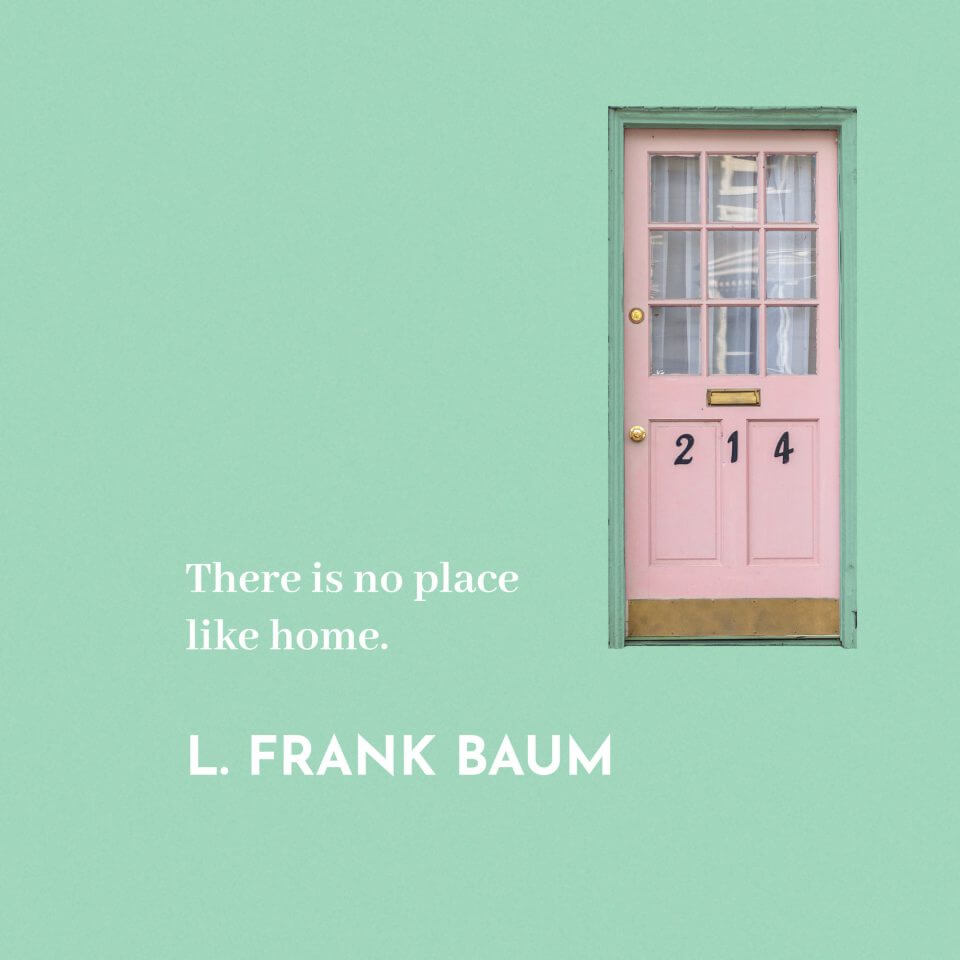
#> input picture Libraries/OCR/Sample_quote.jpg, 960 x 960 px
$ jupyter execute --allow-errors 'OCR using Pytesseract .ipynb'
#> lines starting #> are read from the running program, lines starting #| are printed output that depends on the picture; after the words box and inside, x2 and y2 are one past the last pixel; in counts of white or black regions, pixels touching at a corner belong together
#> further down, img is the input picture: shape (960, 960, 3); mean B, G, R 185.7, 208.1, 164.8
### Libraries/OCR/PyTesseract/pytesseract.py
# pip install pytesseract
# pip install opencv-python

import cv2
import pytesseract


def greyscale(image):
    return cv2.cvtColor(image, cv2.COLOR_BGR2GRAY)
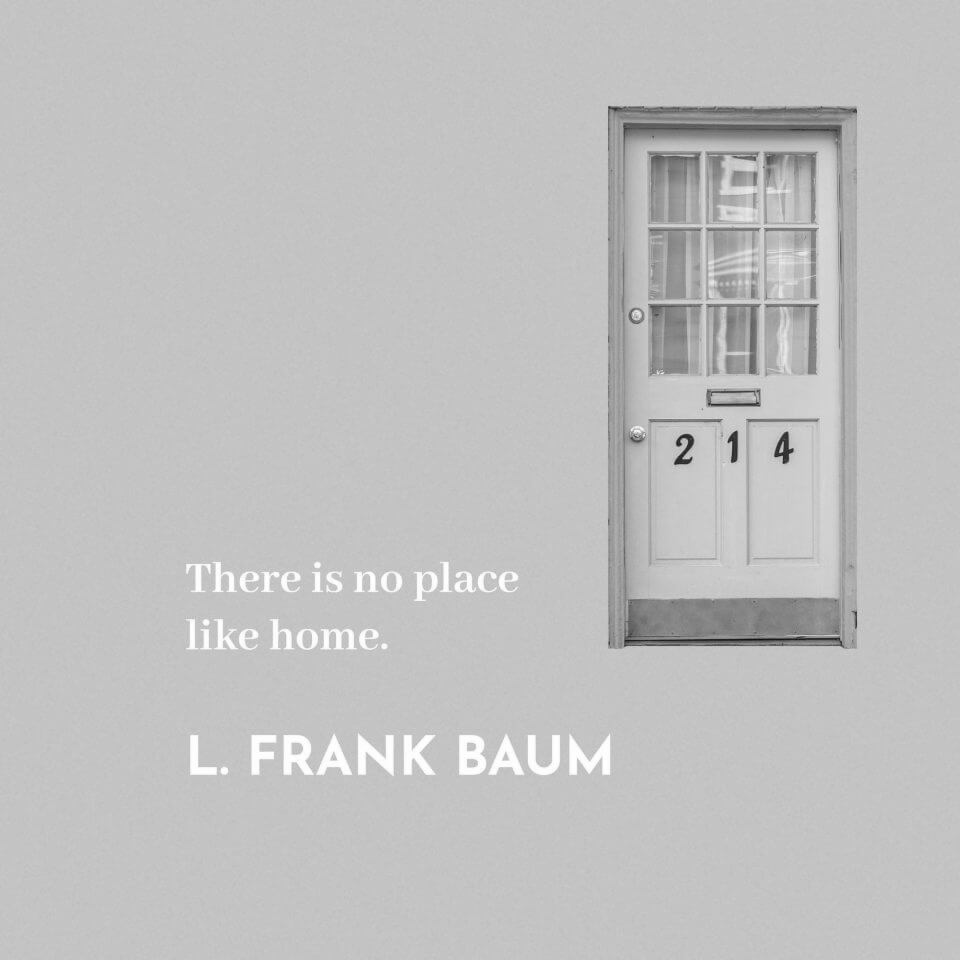
#> returned value: shape (960, 960); min 13, max 255, mean 192.6


def threshold(image):
    return cv2.threshold(image, 0, 255, cv2.THRESH_BINARY + cv2.THRESH_OTSU)[1]
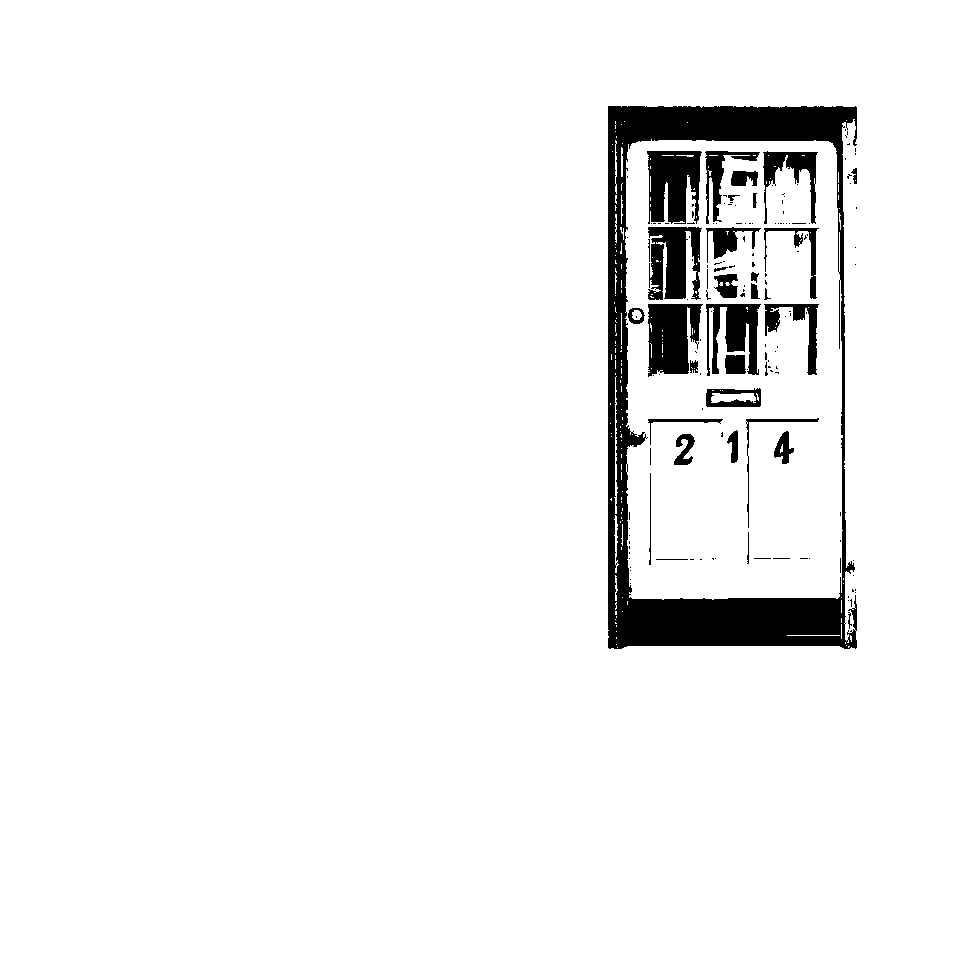
#> returned value: shape (960, 960); 94.5% white; 154 black regions (119 under 20 px), largest, box (x1, y1, x2, y2) and area: (608, 106, 857, 649) 29796, (647, 151, 702, 224) 3064, (648, 304, 703, 377) 3024


def blur(image):
    return cv2.medianBlur(image, 5)
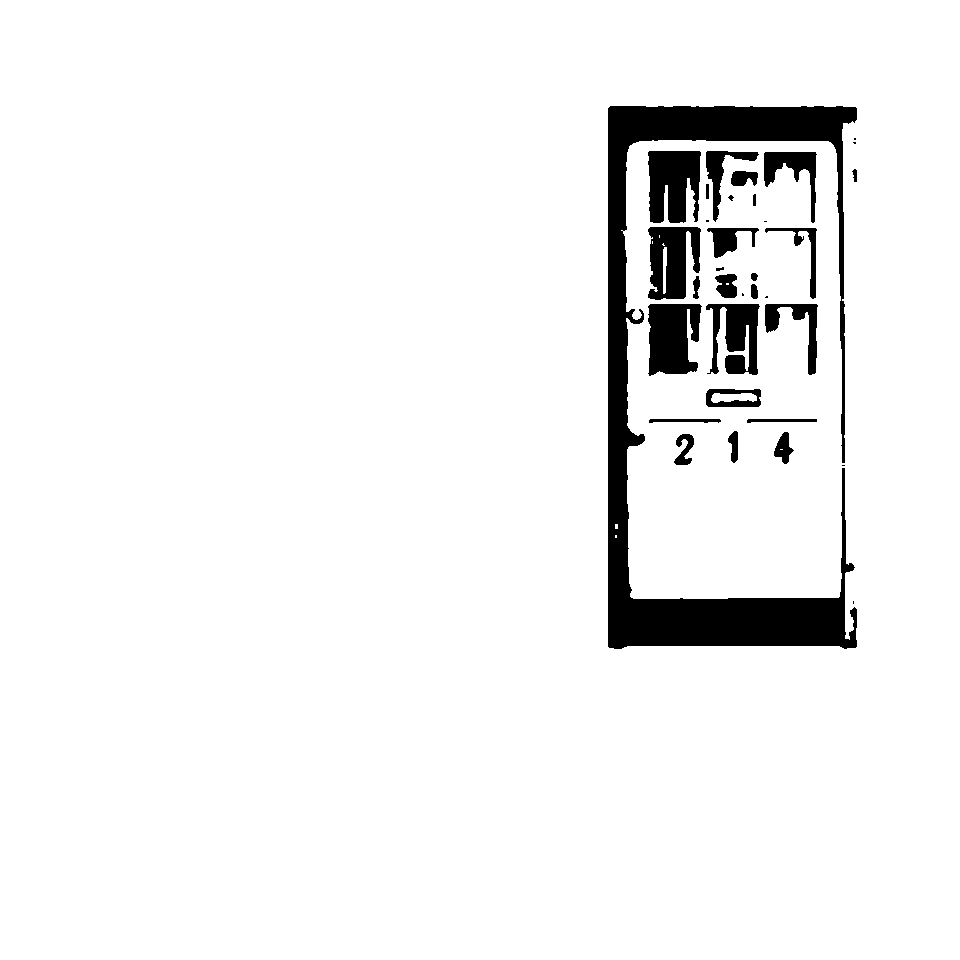
#> returned value: shape (960, 960); 94.5% white; 34 black regions (8 under 20 px), largest, box (x1, y1, x2, y2) and area: (608, 106, 857, 649) 30944, (648, 151, 701, 223) 3114, (648, 304, 702, 376) 3113


img = cv2.imread('Sample_quote.jpg')
img_grey = greyscale(img)
img_thresh = threshold(img_grey)
img_noise = blur(img_thresh)
print(pytesseract.image_to_string(img))

### Libraries/OCR/OCR using Pytesseract .ipynb
#> (a cell that did not finish here is left out)

[cell 2]
import cv2
#> (the rest of this cell did not finish here and is left out)

#> (a cell that did not finish here is left out)

[cell 4]
img = cv2.imread('Sample_quote.jpg')

[cell 5]
img_grey = cv2.cvtColor(img, cv2.COLOR_BGR2GRAY)

[cell 6]
img_thres = cv2.threshold(img_grey, 0, 255, cv2.THRESH_BINARY + cv2.THRESH_OTSU)[1]
